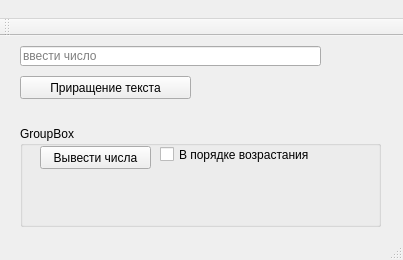
<?xml version="1.0" encoding="UTF-8"?>
<ui version="4.0">
 <class>MainWindow</class>
 <widget class="QMainWindow" name="MainWindow">
  <property name="geometry">
   <rect>
    <x>0</x>
    <y>0</y>
    <width>403</width>
    <height>260</height>
   </rect>
  </property>
  <property name="windowTitle">
   <string>MainWindow</string>
  </property>
  <widget class="QWidget" name="centralWidget">
   <widget class="QPushButton" name="pushButton">
    <property name="geometry">
     <rect>
      <x>20</x>
      <y>40</y>
      <width>171</width>
      <height>23</height>
     </rect>
    </property>
    <property name="text">
     <string>Приращение текста</string>
    </property>
   </widget>
   <widget class="QLineEdit" name="lineEdit">
    <property name="geometry">
     <rect>
      <x>20</x>
      <y>10</y>
      <width>301</width>
      <height>20</height>
     </rect>
    </property>
    <property name="placeholderText">
     <string>ввести число</string>
    </property>
   </widget>
   <widget class="QLabel" name="label">
    <property name="geometry">
     <rect>
      <x>220</x>
      <y>50</y>
      <width>141</width>
      <height>16</height>
     </rect>
    </property>
    <property name="text">
     <string/>
    </property>
   </widget>
   <widget class="QGroupBox" name="groupBox">
    <property name="geometry">
     <rect>
      <x>20</x>
      <y>90</y>
      <width>361</width>
      <height>101</height>
     </rect>
    </property>
    <property name="title">
     <string>GroupBox</string>
    </property>
    <widget class="QLabel" name="label_numbers">
     <property name="geometry">
      <rect>
       <x>20</x>
       <y>50</y>
       <width>231</width>
       <height>16</height>
      </rect>
     </property>
     <property name="text">
      <string/>
     </property>
    </widget>
    <widget class="QPushButton" name="pushButton_2">
     <property name="geometry">
      <rect>
       <x>20</x>
       <y>20</y>
       <width>111</width>
       <height>23</height>
      </rect>
     </property>
     <property name="text">
      <string>Вывести числа</string>
     </property>
    </widget>
    <widget class="QCheckBox" name="checkBox">
     <property name="enabled">
      <bool>true</bool>
     </property>
     <property name="geometry">
      <rect>
       <x>140</x>
       <y>20</y>
       <width>161</width>
       <height>17</height>
      </rect>
     </property>
     <property name="text">
      <string>В порядке возрастания</string>
     </property>
    </widget>
   </widget>
  </widget>
  <widget class="QMenuBar" name="menuBar">
   <property name="geometry">
    <rect>
     <x>0</x>
     <y>0</y>
     <width>403</width>
     <height>21</height>
    </rect>
   </property>
   <widget class="QMenu" name="menu">
    <property name="title">
     <string> </string>
    </property>
   </widget>
   <addaction name="menu"/>
  </widget>
  <widget class="QToolBar" name="mainToolBar">
   <attribute name="toolBarArea">
    <enum>TopToolBarArea</enum>
   </attribute>
   <attribute name="toolBarBreak">
    <bool>false</bool>
   </attribute>
  </widget>
  <widget class="QStatusBar" name="statusBar"/>
 </widget>
 <layoutdefault spacing="6" margin="11"/>
 <resources/>
 <connections/>
</ui>
